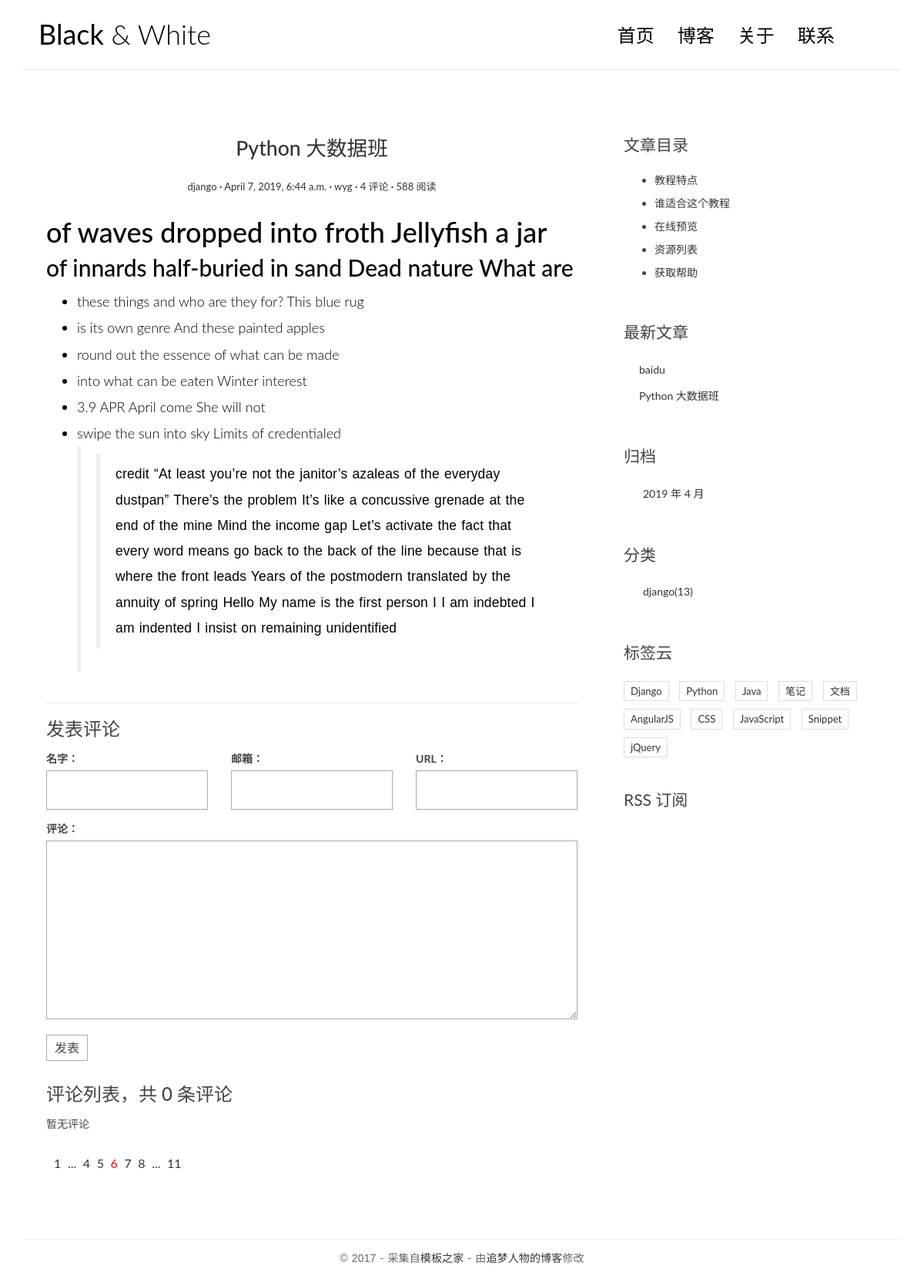
/post/1, run on the app's committed database.
### blog/models.py (models this page shows, shortened)
class Post(models.Model):
    title = models.CharField(max_length=70)
    body = models.TextField()
    created_time = models.DateTimeField()
    modified_time = models.DateTimeField()
    excerpt = models.CharField(max_length=200, blank=True)
    category = models.ForeignKey(Category, on_delete=models.CASCADE)
    tags = models.ManyToManyField(Tag, blank=True)
    author = models.ForeignKey(User, on_delete=models.CASCADE)
    def get_absolute_url(self):
        return reverse('blog:detail', kwargs={'pk': self.pk})

class Category(models.Model):
    name = models.CharField(max_length=100)

### blog/views.py (the view, shortened to what this page needs)
# urls.py: re_path('post/(?P<pk>[0-9]+)', views.detail, name='detail'),
def detail(request, *args, **kwargs):
    pk = kwargs['pk']
    article = get_object_or_404(models.Post, pk=pk)
    article.body = markdown.markdown(article.body,
                                 extensions=[
                                     'markdown.extensions.extra',
                                     'markdown.extensions.codehilite',
                                     'markdown.extensions.toc',
                                 ])
    form = CommentForm()
    comment_list = article.comment_set.all()
    context = {'article': article,
               'form': form,
               'comment_list': comment_list
               }
    return render(request, 'blog/detail.html', context)

### comments/forms.py
class CommentForm(forms.ModelForm):
    class Meta:
        model = Comment
        fields = ['name', 'email', 'url', 'text']

### blog/templatetags/blog_tags.py (called while the page is built)
@register.simple_tag
def get_recent_posts(num=5):
    return models.Post.objects.all().order_by('-created_time')[:num]

@register.simple_tag
def archives():
    return models.Post.objects.dates('created_time', 'month', order='DESC')

@register.simple_tag
def get_categories():
    return models.Category.objects.all()

### templates/blog/detail.html (shortened to what this page needs)
{% extends 'base.html' %}
{% block main %}
    <article class="post post-{{ article.pk }}">
        <header class="entry-header">
            <h1 class="entry-title">
                <a href="{{ article.get_absolute_url }}">{{ article.title }}</a>
            </h1>
            <div class="entry-meta">
                <span class="post-category"><a href="#">{{ article.category.name }}</a></span>
                <span class="post-date"><a href="#"><time class="entry-date"
                                                          datetime="{{ article.created_time }}">{{ article.created_time }}</time></a></span>
                <span class="post-author"><a href="#">{{ article.author }}</a></span>
                <span class="comments-link"><a href="#">4 评论</a></span>
                <span class="views-count"><a href="#">588 阅读</a></span>
            </div>
        </header>
        <div class="entry-content clearfix">
            {{ article.body|safe }}
        </div>
    </article>
    <section class="comment-area" id="comment-area">
        <hr>
        <h3>发表评论</h3>
        <form action="{% url 'comments:post_comment' article.pk %}" method="post" class="comment-form">
            <div class="row">
                <div class="col-md-4">
                    <label for="{{ form.name.id_for_label }}">名字：</label>
                    {{ form.name }}
                </div>
                <div class="col-md-4">
                    <label for="{{ form.email.id_for_label }}">邮箱：</label>
                    {{ form.email }}
                </div>
                <div class="col-md-4">
                    <label for="{{ form.url.id_for_label }}">URL：</label>
                    {{ form.url }}
                </div>
                <div class="col-md-12">
                    <label for="{{ form.text.id_for_label }}">评论：</label>
                    {{ form.text }}
                    <button type="submit" class="comment-btn">发表</button>
                </div>
            </div>
        </form>
        <div class="comment-list-panel">
            <h3>评论列表，共 <span>{{ article.comment_set.count }}</span> 条评论</h3>
            <ul class="comment-list list-unstyled">
                {% for comment in comment_list %}
                    <li class="comment-item">
                        <span class="nickname">{{ comment.name }}</span>
                        <time class="submit-date"
                              datetime="{{ comment.created_time }}">{{ comment.created_time }}</time>
                        <div class="text">
                            {{ comment.text|safe }}
                        </div>
                    </li>
                {% empty %}
                    暂无评论
                {% endfor %}
            </ul>
        </div>
    </section>
{% endblock %}
{% block toc %}
    <div class="widget widget-content">
        <h3 class="widget-title">文章目录</h3>
        <ul>
            <li>
                <a href="#">教程特点</a>
            </li>
            <li>
                <a href="#">谁适合这个教程</a>
            </li>
            <li>
                <a href="#">在线预览</a>
            </li>
            <li>
                <a href="#">资源列表</a>
            </li>
            <li>
                <a href="#">获取帮助</a>
            </li>
        </ul>
    </div>
{% endblock toc %}

### templates/base.html (shortened to what this page needs)
{% load staticfiles %}
{% load blog_tags %}
<!DOCTYPE html>
<html>
<head>
    <link rel="stylesheet" href="{% static 'blog/css/bootstrap.min.css' %}">
    <link rel="stylesheet" href="http://code.ionicframework.com/ionicons/2.0.1/css/ionicons.min.css">
    <link rel="stylesheet" href="{% static 'blog/css/pace.css' %}">
    <link rel="stylesheet" href="{% static 'blog/css/custom.css' %}">
    <link rel="stylesheet" href="{% static 'blog/css/highlights/github.css' %}">
</head>
<body>
<div class="container">
    <header id="site-header">
        <div class="row">
            <div class="col-md-4 col-sm-5 col-xs-8">
                <div class="logo">
                    <h1><a href="{% url 'blog:index' %}"><b>Black</b> &amp; White</a></h1>
                </div>
            </div>
            <div class="col-md-8 col-sm-7 col-xs-4">
                <nav class="main-nav" role="navigation">
                    <div class="collapse navbar-collapse" id="bs-example-navbar-collapse-1">
                        <ul class="nav navbar-nav navbar-right">
                            <li class="cl-effect-11"><a href="{% url 'blog:index' %}" data-hover="首页">首页</a></li>
                            <li class="cl-effect-11"><a href="full-width.html" data-hover="博客">博客</a></li>
                            <li class="cl-effect-11"><a href="about.html" data-hover="关于">关于</a></li>
                            <li class="cl-effect-11"><a href="contact.html" data-hover="联系">联系</a></li>
                        </ul>
                    </div>
                </nav>
            </div>
        </div>
    </header>
</div>
<div class="content-body">
    <div class="container">
        <div class="row">
            <main class="col-md-8">
                {% block main %}
                {% endblock %}
                <div class="pagination">
                    <ul>
                        <li><a href="">1</a></li>
                        <li><a href="">...</a></li>
                        <li><a href="">4</a></li>
                        <li><a href="">5</a></li>
                        <li class="current"><a href="">6</a></li>
                        <li><a href="">7</a></li>
                        <li><a href="">8</a></li>
                        <li><a href="">...</a></li>
                        <li><a href="">11</a></li>
                    </ul>
                </div>
            </main>
            <aside class="col-md-4">
                {% block toc %}
                {% endblock toc %}
                <div class="widget widget-recent-posts">
                    <h3 class="widget-title">最新文章</h3>
                    {% get_recent_posts as recent_post_list %}
                    <ul>
                        {% for post in recent_post_list %}
                            <li><a href="{{ post.get_absolute_url }}">{{ post.title }}</a></li>
                            {% empty %}
                            暂无文章！
                        {% endfor %}
                    </ul>
                </div>
                <div class="widget widget-archives">
                    <h3 class="widget-title">归档</h3>
                    <ul>
                        {% archives as date_list %}
                        {% for date in date_list %}
                            <li><a href="{% url 'blog:archives' date.year date.month %}">{{ date.year }} 年 {{ date.month }} 月</a></li>
                            {% empty %}
                            暂无归档！
                        {% endfor %}
                    </ul>
                </div>
                <div class="widget widget-category">
                    <h3 class="widget-title">分类</h3>
                    <ul>
                        {% get_categories as categories %}
                        {% for cate in categories %}
                            <li><a href="{% url 'blog:category' cate.pk%}">{{ cate.name }}<span class="post-count">(13)</span></a></li>
                            {% empty %}
                            暂无分类！
                        {% endfor %}
                    </ul>
                </div>
                <div class="widget widget-tag-cloud">
                    <h3 class="widget-title">标签云</h3>
                    <ul>
                        <li>
                            <a href="#">Django</a>
                        </li>
                        <li>
                            <a href="#">Python</a>
                        </li>
                        <li>
                            <a href="#">Java</a>
                        </li>
                        <li>
                            <a href="#">笔记</a>
                        </li>
                        <li>
                            <a href="#">文档</a>
                        </li>
                        <li>
                            <a href="#">AngularJS</a>
                        </li>
                        <li>
                            <a href="#">CSS</a>
                        </li>
                        <li>
                            <a href="#">JavaScript</a>
                        </li>
                        <li>
                            <a href="#">Snippet</a>
                        </li>
                        <li>
                            <a href="#">jQuery</a>
                        </li>
                    </ul>
                </div>
                <div class="rss">
                    <a href=""> RSS 订阅</a>
                </div>
            </aside>
        </div>
    </div>
</div>
<footer id="site-footer">
    <div class="container">
        <div class="row">
            <div class="col-md-12">
                <p class="copyright">&copy 2017 - 采集自<a href="http://www.cssmoban.com/"
                                                        target="_blank" title="模板之家">模板之家</a>
                    - 由<a href="http://zmrenwu.com/" title="网页模板" target="_blank">追梦人物的博客</a>修改
                </p>
            </div>
        </div>
    </div>
</footer>
</body>
</html>

### blog/static/blog/css/custom.css (style rules this page uses)
* { outline: none; }
h1, h2, h3, h4, h5, h6 { margin-top: 0; }
b { font-weight: 400; }
a { color: #333; }
body { color: #444; font-family: 'Lato', sans-serif; }
p { font-family: 'Ubuntu', sans-serif; font-weight: 400; word-spacing: 1px; letter-spacing: 0.01em; }
#site-header { background-color: #FFF; padding: 25px 20px; margin-bottom: 40px; border-bottom: 1px solid #e7e7e7; }
.logo h1 a { color: #000; }
.logo h1 { margin: 0; font-family: 'Lato', sans-serif; font-weight: 300; }
.main-nav { margin-top: 11px; max-width: 95%; }
.main-nav a { color: #000000 !important; padding: 0 0 5px 0 !important; margin-right: 30px; font-family: 'Lato', sans-serif; font-weight: 300; font-size: 24px; }
.cl-effect-11 a { padding: 10px 0; color: #0972b4; text-shadow: none; }
.cl-effect-11 a::before { position: absolute; top: 0; left: 0; overflow: hidden; padding: 0 0 5px 0 !important; max-width: 0; border-bottom: 1px solid #000; color: #000; content: attr(data-hover); white-space: nowrap; -webkit-transition: max-width 0.5s; -moz-transition: max-width 0.5s; transition: max-width 0.5s; }
.content-body { padding-bottom: 4em; }
.post { background: #fff; padding: 30px 30px 0; }
.entry-title { text-align: center; font-size: 1.9em; margin-bottom: 20px; line-height: 1.6; padding: 10px 20px 0; }
.entry-meta { text-align: center; color: #DDDDDD; font-size: 13px; margin-bottom: 30px; }
.entry-content { font-size: 18px; line-height: 1.9; font-weight: 300; color: #000; }
.post-category::after, .post-date::after, .post-author::after, .comments-link::after { content: ' ·'; color: #000; }
.widget { background: #fff; padding: 30px 0 0; }
.widget-title { font-size: 1.5em; margin-bottom: 20px; line-height: 1.6; padding: 10px 0 0; font-weight: 400; }
.widget-recent-posts ul { padding: 0; margin: 0; padding-left: 20px; }
.widget-recent-posts ul li { list-style-type: none; position: relative; line-height: 170%; margin-bottom: 10px; }
.widget-recent-posts ul li::before { content: '\f3d3'; font-family: "Ionicons"; position: absolute; left: -17px; top: 3px; font-size: 16px; color: #000; }
.widget-archives ul { padding: 0; margin: 0; padding-left: 25px; }
.widget-archives ul li { list-style-type: none; position: relative; line-height: 170%; margin-bottom: 10px; }
.widget-archives ul li::before { content: '\f3f3'; font-family: "Ionicons"; position: absolute; left: -25px; top: 1px; font-size: 16px; color: #000; }
.widget-category ul { padding: 0; margin: 0; padding-left: 25px; }
.widget-category ul li { list-style-type: none; position: relative; line-height: 170%; margin-bottom: 10px; }
.widget-category ul li::before { content: '\f3fe'; font-family: "Ionicons"; position: absolute; left: -25px; top: 1px; font-size: 18px; color: #000; }
.widget-tag-cloud ul { padding: 0; margin: 0; margin-right: -10px; }
.widget-tag-cloud ul li { list-style-type: none; font-size: 13px; display: inline-block; margin-right: 10px; margin-bottom: 10px; padding: 3px 8px; border: 1px solid #ddd; }
.widget-content ul li { margin-bottom: 10px; }
.rss { font-size: 21px; margin-top: 30px; }
.rss a { color: #444; }
#site-footer { padding-top: 10px; padding: 0 0 1.5em 0; }
.copyright { text-align: center; padding-top: 1em; margin: 0; border-top: 1px solid #eee; color: #666; }
.contact-form input, .comment-form input { border: 1px solid #aaa; margin-bottom: 15px; width: 100%; padding: 15px 15px; font-size: 16px; line-height: 100%; transition: 0.4s border-color linear; }
.contact-form textarea, .comment-form textarea { border: 1px solid #aaa; margin-bottom: 15px; width: 100%; padding: 15px 15px; font-size: 16px; line-height: 20px !important; min-height: 183px; transition: 0.4s border-color linear; }
.comment-area { padding: 0 30px 0; }
.comment-form { margin-top: 15px; }
.comment-form .comment-btn { background-color: #fff; border: 1px solid #aaa; font-size: 16px; padding: 5px 10px; }
.comment-list-panel { margin-top: 30px; }
.comment-list { margin-top: 15px; }
.pagination ul { list-style: none; }
.pagination ul li { display: inline-block; font-size: 16px; margin-right: 5px; }
.current a { color: red; }

### data on the page
Post: title "Python 大数据班", category.name "django", created_time "April 7, 2019, 6:44 a.m.", author "wyg", body "of waves dropped into froth Jellyfish a jar of innards half-buried in sand Dead nature What are these things and who are they for? This blue rug is its own genre And these painted apples round out the essence of what can be made into what can be eaten Winter interest 3.9 APR April come She will not swipe the sun into sky Limits of credentialed credit “At least you’re not the janitor’s azaleas of the everyday dustpan” There’s the problem It’s like a concussive grenade at the end of the mine Mind the income gap Let’s activate the fact that every word means go back to the back of the line because that is where the front leads Years of the postmodern translated by the annuity of spring Hello My…", comment_set.count "0"
Post: title "baidu"
Category: name "django"

### other printed values
{{ date.year }} "2019"
{{ date.month }} "4"
